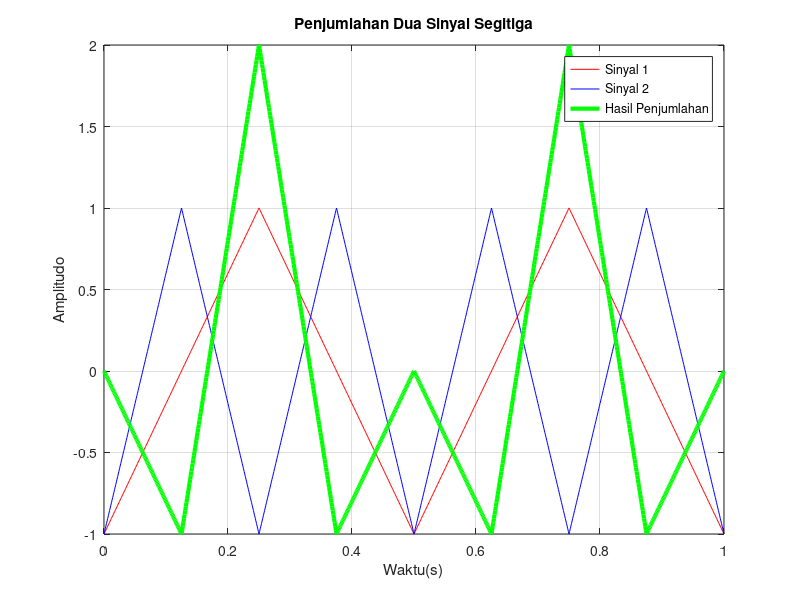

The MATLAB source for this figure:
clear all
clc
clf
% Parameter Sinyal
fs = 1000
f1 = 2; % Frekuensi Sinyal 1 
f2 = 4; % Frekuensi Sinyal 2
A1 = 2; % Amplitudo Sinyal 2
A2 = 2; % Amplitudo Sinyal 1

% Waktu ( satu perioda sinyal dengan frekuensi terendah)
T = 1
t = 0:1/fs:T;

%Sinyal segitiga
x1 = sawtooth(2*pi*f1*t, 0.5);
x2 = sawtooth(2*pi*f2*t, 0.5);

%penjumlahan sinyal
y = x1 - x2;

%plot sinyal
plot(t, x1, 'r',t,x2,'b',t,y,'g','LineWidth',3);
xlabel('Waktu(s)');
ylabel('Amplitudo');
legend('Sinyal 1','Sinyal 2','Hasil Penjumlahan');
title('Penjumlahan Dua Sinyal Segitiga');
grid on;
